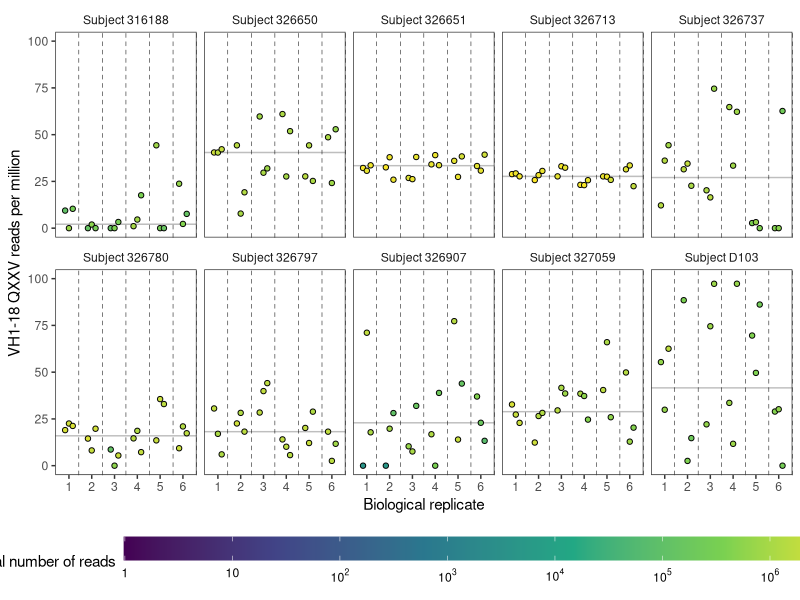

Write R code to recreate this figure.
library(readr)
library(dplyr)
library(ggplot2)
library(grid)

# Read data containing the number of matches in each replicate
df <- read_tsv("results/summary.tsv") %>%
  mutate(bio_rep=as.factor((replicate-1)%%6 + 1),
         tech_rep=as.factor(floor((replicate-1)/6) + 1)) %>%
  mutate(matches_per_mil=matches/total*1e6)

# Set global plotting parameters
theme_set(theme_bw())
theme_update(strip.placement="outside", strip.background=element_blank(),
             panel.grid.major=element_blank(), panel.grid.minor=element_blank())

total_cutoff <- 1e5
df_agg <-
  df %>%
    group_by(subject) %>%
    filter(total>total_cutoff) %>%
    summarize(median_matches_per_mil=median(matches_per_mil))

# Plot the overall data
p <- ggplot(df, aes(x=bio_rep)) +
  geom_hline(data=df_agg, aes(yintercept=median_matches_per_mil), color="gray") +
  geom_point(shape=21, position=position_dodge(0.5),
             aes(y=matches_per_mil, fill=total, group=tech_rep)) +
  scale_y_continuous(limits=c(0, 100), n.breaks=5) +
  scale_fill_viridis_c(limits=c(1, max(df$total)), trans="log10",
                       breaks=c(1, 10, 10^2, 10^3, 10^4, 10^5, 10^6, 5*(10^6)),
                       labels=c("1", "10", expression(10^2), expression(10^3),
                                expression(10^4), expression(10^5),
                                expression(10^6), expression(5%*%10^6)),
                      name="Total number of reads") +
  facet_wrap(vars(subject), nrow=2, labeller=as_labeller(function(x) paste("Subject", x))) +
  xlab("Biological replicate") + 
  ylab("VH1-18 QXXV reads per million") +
  theme(legend.position="bottom", legend.key.width=unit(1.5, "in"),
        plot.title=element_text(size=11, hjust=0.5))
# Add dividers between biological replicates (https://stackoverflow.com/a/61550522)
for (i in 1:6)
  p <- p + annotation_custom(linesGrob(x=unit(c((1/6)*i, (1/6)*i), "npc"),
                                       y=unit(c(0,1), "npc"),
                                       gp=gpar(lty="dashed", lwd=0.5)))
ggsave(paste0("results/counts.pdf"), p, width=10, height=5)

# Compute statistics
print(df %>% filter(total>=total_cutoff) %>% count())
print(
  df %>%
    filter(total>total_cutoff) %>%
    summarize(median_matches_per_mil=median(matches_per_mil),
              iqr_matches_per_mil=quantile(matches_per_mil, 0.75) - quantile(matches_per_mil, 0.25))
)
write_tsv(df_agg, "results/count_medians.tsv")
